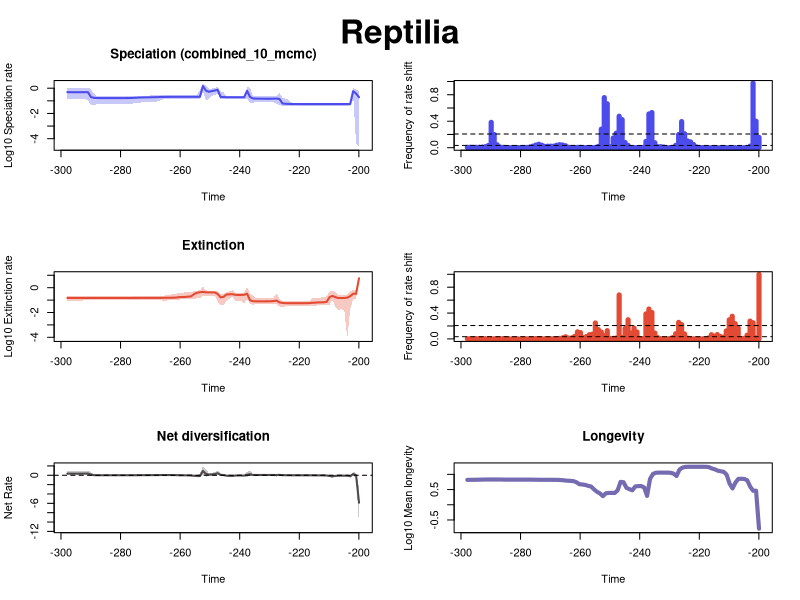

Source code (R):


pdf(file='C:/Users/SimoesLabAdmin/Documents/BDNN_Arielli/reptilia/pyrate_mcmc_logs/Log_RTT_plots.pdf',width=10, height=15)
par(mfrow=c(3,2), oma=c(0,0,2,0))
library(scales)

time=c(-199.94725639499998, -200.936163185,-201.92506997499999,-202.913976765,-203.902883555,-204.891790345,-205.880697135,-206.869603925,-207.858510715,-208.847417505,-209.836324295,-210.82523108499998,-211.814137875,-212.803044665,-213.791951455,-214.780858245,-215.769765035,-216.758671825,-217.747578615,-218.736485405,-219.72539219499998,-220.714298985,-221.703205775,-222.692112565,-223.681019355,-224.669926145,-225.658832935,-226.647739725,-227.636646515,-228.62555330499998,-229.614460095,-230.60336688499999,-231.592273675,-232.581180465,-233.570087255,-234.558994045,-235.547900835,-236.536807625,-237.52571441499998,-238.514621205,-239.503527995,-240.492434785,-241.481341575,-242.470248365,-243.459155155,-244.448061945,-245.436968735,-246.42587552499998,-247.414782315,-248.403689105,-249.392595895,-250.381502685,-251.370409475,-252.359316265,-253.348223055,-254.337129845,-255.32603663499998,-256.31494342499997,-257.303850215,-258.292757005,-259.281663795,-260.270570585,-261.259477375,-262.248384165,-263.237290955,-264.226197745,-265.21510453499997,-266.204011325,-267.192918115,-268.181824905,-269.17073169500003,-270.159638485,-271.148545275,-272.137452065,-273.126358855,-274.11526564499997,-275.104172435,-276.093079225,-277.081986015,-278.070892805,-279.059799595,-280.048706385,-281.037613175,-282.026519965,-283.01542675499996,-284.004333545,-284.993240335,-285.982147125,-286.971053915,-287.959960705,-288.948867495,-289.937774285,-290.926681075,-291.91558786499996,-292.904494655,-293.893401445,-294.882308235,-295.871215025,-296.860121815,-297.849028605)
rate=c(0.19299671805520335, 0.37509187429701996,0.5859729878449658,0.05565093993625317,0.05544695406087154,0.055444284761711385,0.05544227049490156,0.05544171344415249,0.055440541862327386,0.055438846239184034,0.05543214242849308,0.05542914344877911,0.05542574508125843,0.05542688517414715,0.05542755187928212,0.05543264493562114,0.055440778385036645,0.05545730932666392,0.055464296476379,0.05546800877766933,0.05547833527285137,0.055496567617453044,0.055561444241738825,0.055792876028155594,0.05696268840743854,0.05830662735943036,0.06205436803137686,0.14108995154081394,0.15066024740757508,0.1473294866424104,0.14663455127049715,0.1465828438463619,0.1466752734610586,0.14716816440306296,0.14856177269690768,0.14995535126035198,0.1534830845632431,0.2019731770870612,0.6128166837089788,0.19300670515502888,0.1929315551664856,0.19300275534318045,0.19304601434870966,0.1930801764279474,0.19309200840951823,0.19316642949666787,0.1977138180229015,0.2036540168399417,0.751999566578158,0.6506621498546836,0.5831569669884493,0.5231417685380217,0.6515853743076492,1.4790173503362105,0.21086680248295087,0.2075529350354514,0.2071243851119468,0.20712683906272156,0.2071872301752808,0.20724417520591387,0.20744664249857264,0.20740550795697454,0.20690529847330028,0.20657529880854833,0.20632631125275003,0.20608642085310436,0.20520929081118763,0.2023540584208059,0.1986595321982057,0.19489307322340685,0.19216191111086645,0.19018008441951054,0.1880685361804581,0.18614970722429774,0.18402193743258322,0.1794805873988677,0.17361118436196,0.16919427264380282,0.16656215378209288,0.16521677585546513,0.16466415495101266,0.16435976444630485,0.16422138867085578,0.16419116557318925,0.16427557347234611,0.16452662371880283,0.16447313835284644,0.16463154194422241,0.16517771632043915,0.1667798360559056,0.17283111978286356,0.19907736518187497,0.48045709566854583,0.4875770900760511,0.48200171573240863,0.48004688577189414,0.4797358151793478,0.4808660869752359,0.4825327335527829,0.48555144711641385)
minHPD=c(2.1550036428609548e-05, 4.6127235050485126e-05,0.27967274975793294,0.04043316955004391,0.04204397542851937,0.042049193518902815,0.04211756103309106,0.04212879988067523,0.042124260558001184,0.042173622081033126,0.04218759351104606,0.04225202250296896,0.04225202250296896,0.04225202250296896,0.04218759351104606,0.04217327240988383,0.0421259658142857,0.04204229386093091,0.04195268770367578,0.04183607601565223,0.041685272766237166,0.04168593889109494,0.040823776242734346,0.03705991869599724,0.040768598693717885,0.04269198801357278,0.040858102198962305,0.04465117728033277,0.059225534567511576,0.08100025321434987,0.08183445581055188,0.08177050813439943,0.0818302788000832,0.0827085196406606,0.08271138364680124,0.08089339520726793,0.0709280586480878,0.06717019551521793,0.1624796622140993,0.13918048080005269,0.1402344277633845,0.1416125933731806,0.14162491446880693,0.141586258183106,0.14162993696201157,0.1416109695096968,0.14181066848967658,0.14458306807207846,0.3862151671219274,0.29233603535125113,0.2539696549217279,0.14505296133788226,0.10658630431763681,0.6266020932283917,0.12742451519673834,0.14259434097910467,0.143525680923275,0.1434869090246177,0.14347489998642712,0.1434814584980828,0.1443068729279402,0.14347489998642712,0.14345420812639967,0.14285563405363536,0.14109454858974751,0.1401105023545763,0.1369633365454896,0.12065458298050911,0.09535964136117706,0.08466243381737851,0.08084754107711076,0.0796821739123459,0.07570376822807882,0.07440629039242617,0.0737288106485518,0.0679302422247674,0.06373477575959159,0.06039302730285136,0.06060300568614512,0.060415241698346486,0.06039302730285136,0.060598271611616454,0.060415241698346486,0.06060300568614512,0.0609022016033172,0.06059352849635253,0.0609022016033172,0.06038735676508545,0.05888568169076751,0.05726641094012391,0.04245826959183831,0.05033970396001009,0.1084950847517269,0.13885283181749836,0.13887744513466416,0.14096065466851287,0.14368097091941132,0.14368097091941132,0.14300515044773837,0.14300515044773837)
maxHPD=c(0.5731760900954601, 0.7500212865959065,1.0101507253302398,0.07156782551535197,0.06937391407356894,0.06934618769543208,0.06939047423858154,0.06938828124645434,0.06936118853872011,0.06938828124645434,0.0693676733422953,0.0694102348166819,0.0694102348166819,0.06940396733098841,0.0693472371893777,0.06935901836063586,0.06937511296982513,0.06941314285021959,0.06940396733098841,0.06936118853872011,0.06938828124645434,0.06972416129762762,0.07000429920748678,0.0749395812566673,0.13163850989287793,0.1448877637771622,0.1783845542235956,0.4249086450539867,0.2300755496725381,0.22297695772286805,0.22119495159201052,0.22097630074685592,0.22096765493684647,0.2222569148752719,0.2241374939685805,0.22683929008343726,0.23389455408388368,1.0784541644843721,1.2232716439551266,0.23973720526925016,0.23782735167260521,0.23872164420341574,0.23869021041799332,0.23872164420341574,0.23891177739630307,0.23938062888629133,0.45956093089814876,0.5687805224482236,1.350626567870688,0.9871619447223416,0.9355496525039075,0.8950028798072763,1.6626270916565893,2.3035165894342136,0.7108579723894298,0.2927559916026217,0.2886133712994378,0.28801400411116945,0.2879349986686725,0.2881499216545881,0.2902005143821516,0.2896650701338487,0.2890504625551179,0.28883161545256214,0.28787194680305317,0.28859054115985755,0.2901967608928257,0.2941635850053391,0.28069326464302347,0.2713630935485818,0.2667327984371987,0.26485486162507965,0.2601368565177858,0.2577126921407942,0.25631808800201056,0.24931136694668637,0.24258694145976772,0.23705561147106669,0.23642081717041,0.2357325993447727,0.23547793939864717,0.23547793939864717,0.23510933809107104,0.23510880411091045,0.23510933809107104,0.23460505283351904,0.23514880350296974,0.23510933809107104,0.23546140017011305,0.24017303694466285,0.3579983636664943,0.823563410876378,1.1130448158032178,1.080120127562036,1.049701083297337,1.0411823009702927,1.0411386894944796,1.040905087161954,1.0413366157583035,1.0489296617167687)
remove_na = !is.na(rate)
time = time[remove_na]
plot(time,time,type = 'n', ylim = c(-4.712309481923287, 0.4037840294542356), xlim = c(-298.343482,-199.452803), ylab = 'Log10 Speciation rate', xlab = 'Time',main='Speciation (combined_10_mcmc)' )
polygon(c(time, rev(time)), c(log10(maxHPD[remove_na]), rev(log10(minHPD[remove_na]))), col = alpha('#4c4cec',0.3), border = NA)
lines(time,log10(rate[remove_na]), col = '#4c4cec', lwd=2)
mtext("Reptilia", outer = TRUE, line = -1.5, cex = 2, font = 2)
mids=c(-199.95225087373734, -200.9511466212121,-201.95004236868687,-202.94893811616163,-203.94783386363633,-204.9467296111111,-205.94562535858586,-206.94452110606062,-207.94341685353533,-208.9423126010101,-209.94120834848485,-210.9401040959596,-211.93899984343432,-212.93789559090908,-213.93679133838384,-214.9356870858586,-215.9345828333333,-216.93347858080807,-217.93237432828283,-218.9312700757576,-219.9301658232323,-220.92906157070706,-221.92795731818183,-222.9268530656566,-223.9257488131313,-224.92464456060605,-225.92354030808082,-226.92243605555552,-227.92133180303028,-228.92022755050505,-229.9191232979798,-230.9180190454545,-231.91691479292928,-232.91581054040404,-233.9147062878788,-234.9136020353535,-235.91249778282827,-236.91139353030303,-237.9102892777778,-238.9091850252525,-239.90808077272726,-240.90697652020202,-241.90587226767678,-242.9047680151515,-243.90366376262625,-244.902559510101,-245.90145525757578,-246.90035100505048,-247.89924675252524,-248.8981425,-249.89703824747477,-250.89593399494947,-251.89482974242424,-252.893725489899,-253.89262123737376,-254.89151698484847,-255.89041273232323,-256.88930847979793,-257.8882042272727,-258.88709997474746,-259.8859957222222,-260.884891469697,-261.8837872171717,-262.88268296464645,-263.8815787121212,-264.8804744595959,-265.8793702070707,-266.87826595454544,-267.8771617020202,-268.87605744949497,-269.87495319696967,-270.87384894444443,-271.8727446919192,-272.8716404393939,-273.87053618686866,-274.8694319343434,-275.8683276818182,-276.86722342929295,-277.86611917676765,-278.8650149242424,-279.8639106717171,-280.8628064191919,-281.86170216666665,-282.8605979141414,-283.85949366161617,-284.8583894090909,-285.85728515656564,-286.8561809040404,-287.8550766515151,-288.85397239898987,-289.85286814646463,-290.8517638939394,-291.85065964141415,-292.84955538888886,-293.8484511363636,-294.8473468838384,-295.8462426313131,-296.84513837878785,-297.8440341262626)
counts=c(0.15608988764044943, 0.39947191011235955,0.9759662921348314,0.02340449438202247,0.00047191011235955056,0.00044943820224719103,0.00033707865168539324,0.000348314606741573,0.00044943820224719103,0.0005730337078651685,0.00038202247191011237,0.00038202247191011237,0.00020224719101123595,0.0004606741573033708,0.0006179775280898876,0.000955056179775281,0.0012696629213483147,0.0008539325842696629,0.000955056179775281,0.0020112359550561796,0.003955056179775281,0.01051685393258427,0.04833707865168539,0.08793258426966293,0.1018314606741573,0.21091011235955057,0.3943483146067416,0.19974157303370788,0.0348314606741573,0.0035617977528089886,0.0014044943820224719,0.003438202247191011,0.009292134831460673,0.016146067415730336,0.014808988764044944,0.07489887640449439,0.5315730337078651,0.5101573033707865,0.09453932584269663,0.00452808988764045,0.0014606741573033708,0.002,0.0011123595505617978,0.001044943820224719,0.03465168539325843,0.07902247191011236,0.4235056179775281,0.47552808988764045,0.21885393258426966,0.14626966292134833,0.016617977528089887,0.6632022471910113,0.7567078651685393,0.28052808988764044,0.01991011235955056,0.004561797752808989,0.002044943820224719,0.0016966292134831462,0.0028314606741573034,0.003348314606741573,0.005393258426966292,0.005314606741573033,0.004382022471910113,0.004280898876404494,0.007438202247191011,0.029247191011235955,0.04096629213483146,0.04602247191011236,0.03744943820224719,0.023943820224719102,0.023438202247191012,0.022797752808988762,0.020741573033707866,0.038213483146067415,0.05270786516853933,0.04029213483146067,0.023606741573033708,0.010808988764044944,0.004887640449438202,0.0030674157303370786,0.0022808988764044945,0.002044943820224719,0.0022134831460674156,0.0033820224719101123,0.0018651685393258426,0.0024157303370786515,0.005674157303370787,0.010651685393258427,0.04431460674157303,0.19903370786516855,0.3830561797752809,0.03250561797752809,0.01557303370786517,0.008292134831460674,0.006224719101123596,0.006382022471910113,0.00598876404494382,0.00749438202247191,0.007056179775280899)
plot(mids,counts,type = 'h', xlim = c(-298.343482,-199.452803), ylim=c(0,0.9759662921348314), ylab = 'Frequency of rate shift', xlab = 'Time',lwd=5,col='#4c4cec')
bf2 = 0.034116438895806206
bf6 = 0.20697381680243745
abline(h=bf2, lty=2)
abline(h=bf6, lty=2)

time=c(-199.94725639499998, -200.936163185,-201.92506997499999,-202.913976765,-203.902883555,-204.891790345,-205.880697135,-206.869603925,-207.858510715,-208.847417505,-209.836324295,-210.82523108499998,-211.814137875,-212.803044665,-213.791951455,-214.780858245,-215.769765035,-216.758671825,-217.747578615,-218.736485405,-219.72539219499998,-220.714298985,-221.703205775,-222.692112565,-223.681019355,-224.669926145,-225.658832935,-226.647739725,-227.636646515,-228.62555330499998,-229.614460095,-230.60336688499999,-231.592273675,-232.581180465,-233.570087255,-234.558994045,-235.547900835,-236.536807625,-237.52571441499998,-238.514621205,-239.503527995,-240.492434785,-241.481341575,-242.470248365,-243.459155155,-244.448061945,-245.436968735,-246.42587552499998,-247.414782315,-248.403689105,-249.392595895,-250.381502685,-251.370409475,-252.359316265,-253.348223055,-254.337129845,-255.32603663499998,-256.31494342499997,-257.303850215,-258.292757005,-259.281663795,-260.270570585,-261.259477375,-262.248384165,-263.237290955,-264.226197745,-265.21510453499997,-266.204011325,-267.192918115,-268.181824905,-269.17073169500003,-270.159638485,-271.148545275,-272.137452065,-273.126358855,-274.11526564499997,-275.104172435,-276.093079225,-277.081986015,-278.070892805,-279.059799595,-280.048706385,-281.037613175,-282.026519965,-283.01542675499996,-284.004333545,-284.993240335,-285.982147125,-286.971053915,-287.959960705,-288.948867495,-289.937774285,-290.926681075,-291.91558786499996,-292.904494655,-293.893401445,-294.882308235,-295.871215025,-296.860121815,-297.849028605)
rate=c(5.782865468020581, 0.323823664318973,0.32502004101418436,0.2055198218690631,0.15795023780290837,0.14789311302822716,0.14686755583695627,0.1471007589951684,0.16994735988089177,0.21637921102228913,0.1752430442270386,0.07199868460457784,0.06662293506288505,0.06571146068071806,0.06462123792693034,0.06209259611961232,0.06013892986805364,0.0571399786550872,0.05632691318607856,0.05617183599460122,0.05615642245930636,0.056147238073086955,0.056138827035883326,0.056155231795999086,0.056207428753069916,0.05657632499214309,0.05900706162399892,0.06541398617033341,0.09110836260708352,0.08363037463468027,0.0802616543089763,0.07942952733120962,0.07927199197621945,0.07922040925666808,0.07919555429901619,0.07943695770372486,0.08161185339215662,0.09679253795023128,0.3258988168110537,0.26787897187321724,0.26003291969968145,0.26013996187320304,0.26564092086752095,0.2983766106277471,0.2912347313023368,0.2806064572311734,0.18234189319884947,0.16742817852776543,0.3128695481844993,0.4203475905781391,0.41847916224377696,0.41852765799888597,0.42539789076762613,0.45259061480893625,0.4262025781847649,0.3923839453944068,0.2988353444295919,0.20232570233857028,0.1898053354991316,0.17968483811305097,0.17615243980852865,0.1733556344220778,0.16147531434867798,0.15627303814680035,0.15492156596373102,0.15430279100280697,0.15298901456431002,0.15133861040626356,0.15059779421979957,0.1502599131480192,0.15007602177587426,0.1499279115260381,0.14982065775618433,0.14978284108107234,0.14971175894249467,0.14957439834295974,0.14924153305117882,0.1489646930238836,0.14880587316673788,0.14873530758463188,0.14870707065242117,0.14869016594852905,0.14868481922209703,0.1486907969328189,0.1486968437019689,0.14868341721962305,0.14859524302178595,0.14823740101485472,0.14801080226859842,0.1479079512003467,0.1478479080837552,0.14780916272262062,0.14780240951736237,0.14785804992214052,0.14794369620469314,0.14804966799946556,0.14814406499221788,0.14818191309081657,0.1482088813923778,0.14823719665105634)
minHPD=c(2.779300693517635, 0.13113622504350853,0.13165997024220602,0.018243995393683342,8.278294617657893e-05,0.015883941167112878,0.017830888606285195,0.016986432477656563,0.02667126112570821,0.11121442751045499,0.04136878359454656,0.040541076655155474,0.03954097121843612,0.03943829931188647,0.03820113690571306,0.033853303359533835,0.031173010406299138,0.03147876493427084,0.03248897522282348,0.03254047207436747,0.03248897522282348,0.03248897522282348,0.032460178588781446,0.03257558071978657,0.03251932256090208,0.031396449387724304,0.027811585608455407,0.031696791361322973,0.04715661050991715,0.048552004316918314,0.05135039776798061,0.05135039776798061,0.05139130621905851,0.05139130621905851,0.050944727259696454,0.049485046443430755,0.042345535633687884,0.051082090433384325,0.12865712735431792,0.05560264834485217,0.08922473682394189,0.08929994426680576,0.09056807705769096,0.1786887862456771,0.13191369171869932,0.08225519211684076,0.04211953766598549,0.03611515366528392,0.07858803852558284,0.22846303332598394,0.22837490816412415,0.22945792519374544,0.22603265695279082,0.24025577408850185,0.14530110853710687,0.13910874210103671,0.12645679492398398,0.11757373340323136,0.11927882322018776,0.11514422842532364,0.11473820751456751,0.11112438170423296,0.09821731029998015,0.09823449714178649,0.09441742589457418,0.09411650408743275,0.08811836181025093,0.09378671525164299,0.09624631549948824,0.09627977347255201,0.09740817541446946,0.09776533175462368,0.09637859002738061,0.096595961325672,0.09682819776291186,0.09714471473762279,0.09670662960611492,0.09654915047821286,0.09641675036970235,0.09648522176035977,0.09655536802534524,0.09660671314873726,0.09669945108562292,0.09672745631556856,0.09672745631556856,0.0967196918621378,0.096598474411277,0.09641675036970235,0.09546048766476643,0.09549037926520991,0.09512256189660957,0.09461994111651967,0.09437736085230373,0.09401925069972873,0.0925777412009791,0.09236499690843579,0.09237632069923964,0.0915308048120357,0.09042212180515669,0.09045318298087236)
maxHPD=c(10.896092317838393, 0.6408470036388324,0.6386337457118779,0.5469337896798236,0.27897250196538526,0.239941692640325,0.23933441949205567,0.23905688615264634,0.4323946515661043,0.5811004001194383,0.4868374291762316,0.20387784351523705,0.16688441304732746,0.16124085050964954,0.15554823886113064,0.14347873204061043,0.13406756868611722,0.08022328862749661,0.07903628075706082,0.079043711965219,0.07900590156743308,0.07903628075706082,0.079043711965219,0.07922155076156916,0.07929886328819785,0.07929886328819785,0.09233766034833124,0.12014582201416762,0.3265874231647895,0.15577327598834287,0.1421944285225973,0.13946168618089544,0.13924321088748148,0.13925021326981224,0.1394014901437807,0.14198552813652235,0.2322624615436253,0.31118606839428287,1.129404496604739,0.40684934866667,0.3641747959305003,0.3634704869296114,0.3673232927743927,0.6305837261787961,0.5083822513976537,0.4282020267456648,0.32229573092118213,0.3193762930126046,0.5511829798180338,0.5851104292999761,0.5791451620734668,0.5800114939770017,0.6001317420604068,1.2419402178411194,0.6225060884329084,0.5768955926079388,0.5434545243982286,0.45127772805140065,0.4375732722556279,0.4132238174214059,0.40396663423967516,0.3968045823704135,0.32008601647553026,0.2924194588416633,0.27982192719952614,0.27381687288086864,0.23489808064764223,0.2121050338278049,0.2078467443488495,0.20553637456281848,0.20553231426266355,0.20511122557833997,0.20322988808887477,0.2032059182570548,0.20318233929496474,0.20318233929496474,0.20186003973045366,0.20112169389038953,0.20068728617522785,0.20063546172724925,0.20062813392072762,0.20063546172724925,0.20064022815664204,0.20064022815664204,0.20063546172724925,0.20071157323349573,0.20063546172724925,0.2014472319570103,0.20134194735438363,0.20182521342457851,0.2017343625764493,0.20165793490059802,0.20186003973045366,0.20220153913836553,0.2018548161080748,0.20324293221204176,0.2049819654867786,0.20563352313040287,0.20588357333546212,0.20745830426063727)
remove_na = !is.na(rate)
time = time[remove_na]
plot(time,time,type = 'n', ylim = c(-4.127816612039515, 1.078663459330271), xlim = c(-298.343482,-199.452803), ylab = 'Log10 Extinction rate', xlab = 'Time',main='Extinction' )
polygon(c(time, rev(time)), c(log10(maxHPD[remove_na]), rev(log10(minHPD[remove_na]))), col = alpha('#e34a33',0.3), border = NA)
lines(time,log10(rate[remove_na]), col = '#e34a33', lwd=2)
mids=c(-199.95225087373734, -200.9511466212121,-201.95004236868687,-202.94893811616163,-203.94783386363633,-204.9467296111111,-205.94562535858586,-206.94452110606062,-207.94341685353533,-208.9423126010101,-209.94120834848485,-210.9401040959596,-211.93899984343432,-212.93789559090908,-213.93679133838384,-214.9356870858586,-215.9345828333333,-216.93347858080807,-217.93237432828283,-218.9312700757576,-219.9301658232323,-220.92906157070706,-221.92795731818183,-222.9268530656566,-223.9257488131313,-224.92464456060605,-225.92354030808082,-226.92243605555552,-227.92133180303028,-228.92022755050505,-229.9191232979798,-230.9180190454545,-231.91691479292928,-232.91581054040404,-233.9147062878788,-234.9136020353535,-235.91249778282827,-236.91139353030303,-237.9102892777778,-238.9091850252525,-239.90808077272726,-240.90697652020202,-241.90587226767678,-242.9047680151515,-243.90366376262625,-244.902559510101,-245.90145525757578,-246.90035100505048,-247.89924675252524,-248.8981425,-249.89703824747477,-250.89593399494947,-251.89482974242424,-252.893725489899,-253.89262123737376,-254.89151698484847,-255.89041273232323,-256.88930847979793,-257.8882042272727,-258.88709997474746,-259.8859957222222,-260.884891469697,-261.8837872171717,-262.88268296464645,-263.8815787121212,-264.8804744595959,-265.8793702070707,-266.87826595454544,-267.8771617020202,-268.87605744949497,-269.87495319696967,-270.87384894444443,-271.8727446919192,-272.8716404393939,-273.87053618686866,-274.8694319343434,-275.8683276818182,-276.86722342929295,-277.86611917676765,-278.8650149242424,-279.8639106717171,-280.8628064191919,-281.86170216666665,-282.8605979141414,-283.85949366161617,-284.8583894090909,-285.85728515656564,-286.8561809040404,-287.8550766515151,-288.85397239898987,-289.85286814646463,-290.8517638939394,-291.85065964141415,-292.84955538888886,-293.8484511363636,-294.8473468838384,-295.8462426313131,-296.84513837878785,-297.8440341262626)
counts=c(0.9999213483146068, 0.01642696629213483,0.2497752808988764,0.27502247191011236,0.057662921348314605,0.008640449438202247,0.004325842696629213,0.16906741573033707,0.2357865168539326,0.35014606741573034,0.2951797752808989,0.12337078651685393,0.02695505617977528,0.03803370786516854,0.06692134831460674,0.04287640449438202,0.06491011235955056,0.013752808988764045,0.0021348314606741575,0.0006404494382022472,0.0005730337078651685,0.0007415730337078652,0.0012696629213483147,0.0023707865168539326,0.012943820224719101,0.07626966292134832,0.22187640449438203,0.25579775280898875,0.08123595505617978,0.02007865168539326,0.007348314606741573,0.0020224719101123597,0.0013707865168539326,0.003348314606741573,0.019168539325842695,0.09057303370786517,0.40961797752808987,0.4622247191011236,0.3871460674157303,0.004707865168539326,0.0066292134831460675,0.10695505617977528,0.1679438202247191,0.09110112359550562,0.2964943820224719,0.1614943820224719,0.023078651685393258,0.6804831460674158,0.013595505617977528,0.008595505617977528,0.007786516853932585,0.1279438202247191,0.05012359550561798,0.10666292134831461,0.14440449438202246,0.246438202247191,0.07338202247191011,0.0652808988764045,0.03637078651685393,0.01904494382022472,0.09725842696629214,0.10956179775280898,0.03842696629213483,0.01498876404494382,0.012943820224719101,0.03306741573033708,0.016674157303370785,0.0077640449438202246,0.004348314606741573,0.003247191011235955,0.0024719101123595504,0.0015280898876404495,0.001752808988764045,0.0023932584269662923,0.0053370786516853935,0.005325842696629213,0.0036629213483146067,0.0018876404494382023,0.0013370786516853932,0.0011235955056179776,0.001,0.0010337078651685393,0.0010786516853932583,0.0011348314606741572,0.0021910112359550564,0.005674157303370787,0.004707865168539326,0.00249438202247191,0.0017752808988764045,0.001550561797752809,0.0016067415730337078,0.002303370786516854,0.0030337078651685393,0.0038651685393258427,0.0037191011235955056,0.003292134831460674,0.002752808988764045,0.003,0.002303370786516854)
plot(mids,counts,type = 'h', xlim = c(-298.343482,-199.452803), ylim=c(0,0.9999213483146068), ylab = 'Frequency of rate shift', xlab = 'Time',lwd=5,col='#e34a33')
abline(h=bf2, lty=2)
abline(h=bf6, lty=2)
#Net Diversification Rate
time=c(-199.94725639499998, -200.936163185,-201.92506997499999,-202.913976765,-203.902883555,-204.891790345,-205.880697135,-206.869603925,-207.858510715,-208.847417505,-209.836324295,-210.82523108499998,-211.814137875,-212.803044665,-213.791951455,-214.780858245,-215.769765035,-216.758671825,-217.747578615,-218.736485405,-219.72539219499998,-220.714298985,-221.703205775,-222.692112565,-223.681019355,-224.669926145,-225.658832935,-226.647739725,-227.636646515,-228.62555330499998,-229.614460095,-230.60336688499999,-231.592273675,-232.581180465,-233.570087255,-234.558994045,-235.547900835,-236.536807625,-237.52571441499998,-238.514621205,-239.503527995,-240.492434785,-241.481341575,-242.470248365,-243.459155155,-244.448061945,-245.436968735,-246.42587552499998,-247.414782315,-248.403689105,-249.392595895,-250.381502685,-251.370409475,-252.359316265,-253.348223055,-254.337129845,-255.32603663499998,-256.31494342499997,-257.303850215,-258.292757005,-259.281663795,-260.270570585,-261.259477375,-262.248384165,-263.237290955,-264.226197745,-265.21510453499997,-266.204011325,-267.192918115,-268.181824905,-269.17073169500003,-270.159638485,-271.148545275,-272.137452065,-273.126358855,-274.11526564499997,-275.104172435,-276.093079225,-277.081986015,-278.070892805,-279.059799595,-280.048706385,-281.037613175,-282.026519965,-283.01542675499996,-284.004333545,-284.993240335,-285.982147125,-286.971053915,-287.959960705,-288.948867495,-289.937774285,-290.926681075,-291.91558786499996,-292.904494655,-293.893401445,-294.882308235,-295.871215025,-296.860121815,-297.849028605)
net_rate=c(-5.86975650768019, 0.0011847826892515453,0.2692283605840788,-0.19101292696579983,-0.10080803861184287,-0.08585586704536607,-0.08440819785675914,-0.08466183847358613,-0.13047605721587308,-0.23497205620660674,-0.1461394141946396,-0.04645423584972345,-0.027004672910597792,-0.023649179769259253,-0.02000861945823395,-0.012824712035454771,-0.008363397796660534,-0.0021924069761173983,-0.000710878815952618,-0.0005388317350832646,-0.00046207541157675136,-0.00032502996969081143,0.00010919534564477758,0.0019236907180704614,0.008877773377405909,0.01635739088646864,0.02857393269488224,0.09251031040084966,0.0505187220582643,0.0599401548216929,0.06434619049960061,0.0653822523270108,0.06565321139893406,0.06640765226461524,0.06813458335258857,0.0685706625700328,0.06875646958456433,0.23589786995422724,0.09586875640688457,-0.07659490949695112,-0.0510859264575329,-0.05106702787397534,-0.0579802532875072,-0.14111271765443775,-0.11484076192035941,-0.08510243434925326,0.038384822892032926,0.08862464884090793,0.446534047001722,0.23716180305753953,0.1846011115320656,0.1252600926507048,0.3147091461006383,0.9115866560009658,-0.17276037291538227,-0.15965230986561574,-0.10124350342694778,-0.03954541772656046,-0.02713802579954263,-0.010618465715933034,-0.002496836358044365,0.0030639075258548343,0.03032864003022248,0.04373883241828771,0.04707387922451515,0.04858332655554613,0.05075882650238068,0.04964440240157705,0.04516210357060168,0.03956010952240705,0.0356902324692103,0.033085502893255424,0.03021448312209378,0.027561054748487673,0.024893182458094916,0.018871353244287827,0.012143888971676377,0.007677469369549123,0.005412786435143145,0.004407241303966465,0.0040400800621894105,0.003903926564327104,0.0038424514615860426,0.0038626692736632223,0.003915235030755386,0.004301389728085022,0.004526067327683313,0.005499971227190698,0.006946449842251235,0.010426359926846835,0.027858421285568924,0.1528484353661524,0.3708723211479791,0.3679740144294979,0.35755546888564776,0.35351125467575,0.3521245492622885,0.3524991847483269,0.35353554080224797,0.35635559045481974)
net_minHPD=c(-10.65868171555507, -0.44333867289587203,-0.1883100965936726,-0.5257130406504325,-0.22934105738846028,-0.18416072101911654,-0.18386540210081861,-0.1841776590703913,-0.37525755848386816,-0.5260564919329384,-0.4327526331475749,-0.15146369718315575,-0.11407939482475564,-0.10780091468032146,-0.10010039699638984,-0.08530617483793215,-0.0733883291860687,-0.02581123650249577,-0.024613979973405156,-0.02453137002383598,-0.02435426836308889,-0.023947219068800506,-0.024375429247215738,-0.02615275895960923,-0.027018535754516834,-0.02468341521233166,-0.052497671656673184,-0.06301125588278689,-0.29047821477684493,-0.00724122809935146,0.004012605881242873,0.004761386992271868,0.006273568605413657,0.005820007473991459,0.004762439030265166,0.0016636941645398196,-0.0794940003010082,-0.15941742997228367,-0.32201521686505674,-0.24297931516159052,-0.17649081765955543,-0.17649374769048912,-0.18254891955009483,-0.4499407910274709,-0.32724434143828257,-0.24772781913194344,-0.13686997935215525,-0.13605309713512354,0.008658276841647328,-0.15805435685153663,-0.19836411121137232,-0.24816632774306951,-0.2726655062578306,0.07784306065852697,-0.47936082895070703,-0.4047098205127704,-0.3632421483405918,-0.2588514636592918,-0.244316120578817,-0.21845569664506717,-0.20711251400107533,-0.19483878631006246,-0.13012877489291405,-0.09380052000620556,-0.08100351879409884,-0.07016068684143265,-0.054975221106899064,-0.054933025358426535,-0.06227079519666262,-0.07061260722060862,-0.07324854581615929,-0.07662577714010223,-0.08079841902179,-0.08498996106598747,-0.08623135160867966,-0.09162622483365618,-0.09793482840319859,-0.09786048986484444,-0.09900874697353844,-0.09890749438753285,-0.09806280544604076,-0.09801620852565791,-0.09793482840319859,-0.09782800583952206,-0.09793482840319859,-0.097893233262627,-0.09788048949356554,-0.09959504398112282,-0.10373835987647612,-0.1050946131125438,-0.12940824544240467,-0.11515252021761663,-0.040832934178651206,-0.03425900454569014,-0.029251240970517123,-0.02904926091117538,-0.02754347883198313,-0.02904926091117538,-0.02904926091117538,-0.034353137224197416)
net_maxHPD=c(-2.5131480497835206, 0.4612005988854393,0.7437717018893649,0.038921758373145425,0.050569029926837525,0.037463631901525976,0.03508683165520132,0.03536061900605986,0.031379126395259915,-0.051438136083746804,0.01504652439074377,0.014826225644207214,0.01590562888900593,0.016177781734028847,0.018330659012017178,0.02178518991891521,0.025707928010096148,0.02772890477678859,0.026545480996998876,0.026545148216781556,0.026888856856451274,0.027649422022322796,0.028568258627844977,0.03377818196752194,0.07041176621514211,0.09320497822237432,0.12742716715256536,0.37678122514469564,0.17469662682056927,0.14466485882415386,0.13058050633824603,0.12887168293841172,0.13035372239171455,0.13136823721845015,0.13566116471937795,0.14462464408716375,0.1594290132942795,1.0397947817007138,0.724655341140374,0.14647588693997957,0.10259527805851257,0.10218411319876082,0.10052708584961097,0.01137587704088161,0.04258475805536835,0.10247856317096427,0.23668508457328802,0.39713641956814955,1.007528194800373,0.6318262646961396,0.5572875403375623,0.47405898565367954,1.3348443008029578,1.8990659278618285,0.36924512133604726,0.09280933777877032,0.11491713391785721,0.12837928939530519,0.1283582430692528,0.13595776593819853,0.1425181510256774,0.1510194769760479,0.15996573730094815,0.1626671040543326,0.1626671040543326,0.16779119829495148,0.16568275337928218,0.15356467092204618,0.14631353420643445,0.13925554023347106,0.13646081284197537,0.1324227469798412,0.12835052729639154,0.12396153958306061,0.12263680089904058,0.11761245576550892,0.10936397654494495,0.10625169505058316,0.10379507284163557,0.10332304578998656,0.10394520335603522,0.10379507284163557,0.10354033578505772,0.1034815093633865,0.10302878875616425,0.10279816745276739,0.10318032211189106,0.1034815093633865,0.10359035344790776,0.11320747646429824,0.21645330018769018,0.6805656752579847,0.9662247410759068,0.9258929503028901,0.9011117489253997,0.8931881902864691,0.8932301957772592,0.8931323106288392,0.8964398500501284,0.9008096182139336)
remove_na = !is.na(net_rate)
time = time[remove_na]
plot(time,time,type = 'n', ylim = c(-11.724549887110578, 2.0889725206480114), xlim = c(-298.343482,-199.452803), ylab = 'Net Rate', xlab = 'Time',lwd=2, main='Net diversification', col= '#504A4B' )
polygon(c(time, rev(time)), c(net_maxHPD[remove_na], rev(net_minHPD[remove_na])), col = alpha('#504A4B',0.3), border = NA)
lines(time,net_rate[remove_na], col = '#504A4B', lwd=2)
abline(h=0,lty=2)


time=c(-199.94725639499998, -200.936163185,-201.92506997499999,-202.913976765,-203.902883555,-204.891790345,-205.880697135,-206.869603925,-207.858510715,-208.847417505,-209.836324295,-210.82523108499998,-211.814137875,-212.803044665,-213.791951455,-214.780858245,-215.769765035,-216.758671825,-217.747578615,-218.736485405,-219.72539219499998,-220.714298985,-221.703205775,-222.692112565,-223.681019355,-224.669926145,-225.658832935,-226.647739725,-227.636646515,-228.62555330499998,-229.614460095,-230.60336688499999,-231.592273675,-232.581180465,-233.570087255,-234.558994045,-235.547900835,-236.536807625,-237.52571441499998,-238.514621205,-239.503527995,-240.492434785,-241.481341575,-242.470248365,-243.459155155,-244.448061945,-245.436968735,-246.42587552499998,-247.414782315,-248.403689105,-249.392595895,-250.381502685,-251.370409475,-252.359316265,-253.348223055,-254.337129845,-255.32603663499998,-256.31494342499997,-257.303850215,-258.292757005,-259.281663795,-260.270570585,-261.259477375,-262.248384165,-263.237290955,-264.226197745,-265.21510453499997,-266.204011325,-267.192918115,-268.181824905,-269.17073169500003,-270.159638485,-271.148545275,-272.137452065,-273.126358855,-274.11526564499997,-275.104172435,-276.093079225,-277.081986015,-278.070892805,-279.059799595,-280.048706385,-281.037613175,-282.026519965,-283.01542675499996,-284.004333545,-284.993240335,-285.982147125,-286.971053915,-287.959960705,-288.948867495,-289.937774285,-290.926681075,-291.91558786499996,-292.904494655,-293.893401445,-294.882308235,-295.871215025,-296.860121815,-297.849028605)
rate=c(0.16327060679897262, 2.8960186165749082,2.881219669838137,3.9417971276402293,6.39026482509958,7.065958060999621,7.139201782533173,7.126433000183763,5.37254117510203,3.4408942267957427,4.955953244924053,9.795649199061762,12.101809088767384,12.614042040801035,13.220700333307626,14.60483951837188,15.6159044611131,17.266394496104812,17.711390087496703,17.75836293141732,17.762832111668363,17.765466196730195,17.767506114867363,17.764175104547405,17.74571054699483,17.612117021475445,16.654071291443486,14.388435696291664,8.835320538392631,10.547728416016763,11.258657436278822,11.396843858097762,11.418234309935837,11.424144762576876,11.418064265956469,11.28209213338163,10.300764768798224,7.094719484945531,1.9595122677526915,3.7130263516610857,4.11663375859201,4.113783892035031,3.998624537675932,3.000378801189107,3.256902343909311,3.60344335585708,5.5205272030541375,5.654159380404358,2.9813181430333864,2.434912422923212,2.4533748377647453,2.452860643520826,2.376139568367221,1.9147384090606385,2.366970187534261,2.669115397123806,3.195573552510847,3.9818283110425234,4.186808670461729,4.494018899955323,4.638209930190393,4.757114676747212,5.5208276363433955,5.981882376283673,6.117056463222253,6.17831054081362,6.314849542135306,6.485907120519931,6.558749923620221,6.589192619287865,6.605354162839099,6.616498611197825,6.622714815994098,6.6247711360649575,6.625264243112829,6.635885321788543,6.668459772776282,6.6901644287628175,6.700947287014197,6.7056763329838835,6.70733516156179,6.708476265126871,6.7081069552662465,6.706751991694809,6.701037603387852,6.700197029565022,6.710398211042737,6.742139023690854,6.762948075419695,6.770705710874127,6.775431942357874,6.777199574071092,6.774735694865314,6.762650964200871,6.734294232854308,6.685221775957023,6.651339061194321,6.629334673778377,6.611753716514405,6.58738000110481)
minHPD=c(0.16327060679897262, 2.8960186165749082,2.881219669838137,3.9417971276402293,6.39026482509958,7.065958060999621,7.139201782533173,7.126433000183763,5.37254117510203,3.4408942267957427,4.955953244924053,9.795649199061762,12.101809088767384,12.614042040801035,13.220700333307626,14.60483951837188,15.6159044611131,17.266394496104812,17.711390087496703,17.75836293141732,17.762832111668363,17.765466196730195,17.767506114867363,17.764175104547405,17.74571054699483,17.612117021475445,16.654071291443486,14.388435696291664,8.835320538392631,10.547728416016763,11.258657436278822,11.396843858097762,11.418234309935837,11.424144762576876,11.418064265956469,11.28209213338163,10.300764768798224,7.094719484945531,1.9595122677526915,3.7130263516610857,4.11663375859201,4.113783892035031,3.998624537675932,3.000378801189107,3.256902343909311,3.60344335585708,5.5205272030541375,5.654159380404358,2.9813181430333864,2.434912422923212,2.4533748377647453,2.452860643520826,2.376139568367221,1.9147384090606385,2.366970187534261,2.669115397123806,3.195573552510847,3.9818283110425234,4.186808670461729,4.494018899955323,4.638209930190393,4.757114676747212,5.5208276363433955,5.981882376283673,6.117056463222253,6.17831054081362,6.314849542135306,6.485907120519931,6.558749923620221,6.589192619287865,6.605354162839099,6.616498611197825,6.622714815994098,6.6247711360649575,6.625264243112829,6.635885321788543,6.668459772776282,6.6901644287628175,6.700947287014197,6.7056763329838835,6.70733516156179,6.708476265126871,6.7081069552662465,6.706751991694809,6.701037603387852,6.700197029565022,6.710398211042737,6.742139023690854,6.762948075419695,6.770705710874127,6.775431942357874,6.777199574071092,6.774735694865314,6.762650964200871,6.734294232854308,6.685221775957023,6.651339061194321,6.629334673778377,6.611753716514405,6.58738000110481)
maxHPD=c(0.16327060679897262, 2.8960186165749082,2.881219669838137,3.9417971276402293,6.39026482509958,7.065958060999621,7.139201782533173,7.126433000183763,5.37254117510203,3.4408942267957427,4.955953244924053,9.795649199061762,12.101809088767384,12.614042040801035,13.220700333307626,14.60483951837188,15.6159044611131,17.266394496104812,17.711390087496703,17.75836293141732,17.762832111668363,17.765466196730195,17.767506114867363,17.764175104547405,17.74571054699483,17.612117021475445,16.654071291443486,14.388435696291664,8.835320538392631,10.547728416016763,11.258657436278822,11.396843858097762,11.418234309935837,11.424144762576876,11.418064265956469,11.28209213338163,10.300764768798224,7.094719484945531,1.9595122677526915,3.7130263516610857,4.11663375859201,4.113783892035031,3.998624537675932,3.000378801189107,3.256902343909311,3.60344335585708,5.5205272030541375,5.654159380404358,2.9813181430333864,2.434912422923212,2.4533748377647453,2.452860643520826,2.376139568367221,1.9147384090606385,2.366970187534261,2.669115397123806,3.195573552510847,3.9818283110425234,4.186808670461729,4.494018899955323,4.638209930190393,4.757114676747212,5.5208276363433955,5.981882376283673,6.117056463222253,6.17831054081362,6.314849542135306,6.485907120519931,6.558749923620221,6.589192619287865,6.605354162839099,6.616498611197825,6.622714815994098,6.6247711360649575,6.625264243112829,6.635885321788543,6.668459772776282,6.6901644287628175,6.700947287014197,6.7056763329838835,6.70733516156179,6.708476265126871,6.7081069552662465,6.706751991694809,6.701037603387852,6.700197029565022,6.710398211042737,6.742139023690854,6.762948075419695,6.770705710874127,6.775431942357874,6.777199574071092,6.774735694865314,6.762650964200871,6.734294232854308,6.685221775957023,6.651339061194321,6.629334673778377,6.611753716514405,6.58738000110481)
remove_na = !is.na(rate)
time = time[remove_na]
plot(time,time,type = 'n', ylim = c(-0.8328494837419235, 1.291019158739565), xlim = c(-298.343482,-199.452803), ylab = 'Log10 Mean longevity', xlab = 'Time',main='Longevity' )
polygon(c(time, rev(time)), c(log10(maxHPD[remove_na]), rev(log10(minHPD[remove_na]))), col = alpha('#756bb1',0.3), border = NA)
lines(time,log10(rate[remove_na]), col = '#756bb1', lwd=4)

n <- dev.off()
